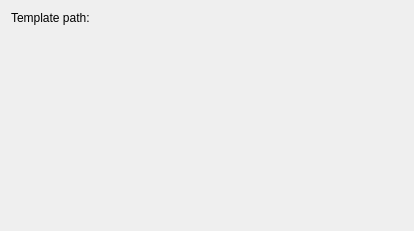
<?xml version="1.0" encoding="UTF-8"?>
<ui version="4.0">
 <class>PstricksSettingsBase</class>
 <widget class="QWidget" name="PstricksSettingsBase">
  <property name="geometry">
   <rect>
    <x>0</x>
    <y>0</y>
    <width>414</width>
    <height>231</height>
   </rect>
  </property>
  <layout class="QFormLayout" name="formLayout">
   <item row="0" column="0">
    <widget class="QLabel" name="lbl_pstrickstemplate">
     <property name="text">
      <string>Template path:</string>
     </property>
    </widget>
   </item>
   <item row="0" column="1">
    <widget class="KUrlRequester" name="kcfg_templateurl">
     <property name="toolTip">
      <string>&lt;html&gt;&lt;head/&gt;&lt;body&gt;&lt;p&gt;Template filename and full path&lt;/p&gt;&lt;/body&gt;&lt;/html&gt;</string>
     </property>
    </widget>
   </item>
  </layout>
 </widget>
 <customwidgets>
  <customwidget>
   <class>KUrlRequester</class>
   <extends>QFrame</extends>
   <header>kurlrequester.h</header>
   <container>1</container>
  </customwidget>
 </customwidgets>
 <resources/>
 <connections/>
</ui>
